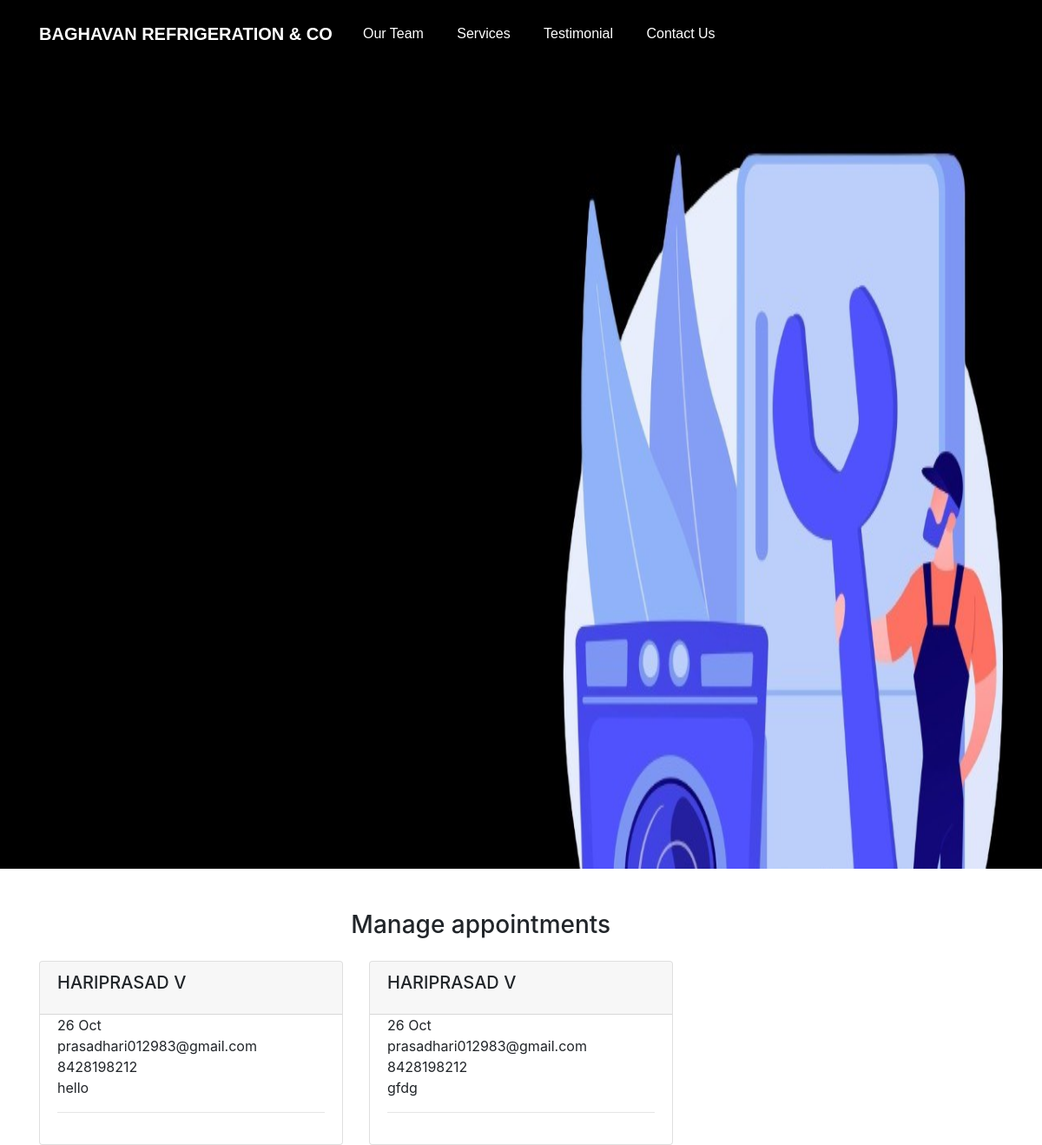
The page /manage-appointments/ on the database its author committed.
### technician/models.py (models this page shows, shortened)
class Appointment(models.Model):
    first_name = models.CharField(max_length=50)
    last_name = models.CharField(max_length=50)
    email = models.CharField(max_length=50)
    phone = models.CharField(max_length=50)
    request = models.TextField(blank=True)
    sent_date = models.DateField(auto_now_add=True)
    accepted = models.BooleanField(default=False)
    accepted_date = models.DateField(auto_now_add=False, null=True, blank=True)
    class Meta:
        ordering = ["-sent_date"]

### technician/views.py (the view, shortened to what this page needs)
# urls.py: path("manage-appointments/", ManageAppointmentTemplateView.as_view(), name="manage"),
class ManageAppointmentTemplateView(ListView):
    template_name = "manage-appointments.html"
    model = Appointment
    context_object_name = "appointments"
    login_required = True
    paginate_by = 3
    def get_context_data(self,*args, **kwargs):
        context = super().get_context_data(*args, **kwargs)
        appointments = Appointment.objects.all()
        context.update({
            "title":"Manage Appointments"
        })
        return context

### technician/context_processors.py (called while the page is built)
def get_notification(request):
    count = Appointment.objects.filter(accepted=False).count()
    data = {
        "count":count
    }
    return data

### templates/manage-appointments.html (shortened to what this page needs)
{% extends 'base.html' %}
{% block content %}
    <div class="container mt-5">
        <div class="col-11 text-center mt-4 mb-4">
            <h3>
                Manage appointments
            </h3>
        </div>
        <div class="row">
        {% for app in appointments %}
            <div class="col-lg-4">
                <div class="card card-margin">
                    <div class="card-header no-border">
                        <h5 class="card-title">{{app.first_name}} {{app.last_name}}</h5>
                    </div>
                    <div class="card-body pt-0">
                        <div class="widget-49">
                            <div class="widget-49-title-wrapper">
                                <div class="widget-49-date-primary">
                                    <span class="widget-49-date-day">{{app.sent_date|date:"d"}}</span>
                                    <span class="widget-49-date-month">{{app.sent_date|date:"M"}}</span>
                                </div>
                                <div class="widget-49-meeting-info">
                                    <span class="widget-49-pro-title">{{app.email}}</span><br>
                                    <span class="widget-49-meeting-time">{{app.phone}}</span><br>
                                </div>
                            </div>
                            <div class="widget-49-meeting-points">
                                <span>{{app.request}}</span>
                            </div>
                            <hr class="w-100">
                        </div>
                    </div>
                </div>
            </div>
        {% endfor %}
        </div>
{% endblock content %}

### templates/base.html (shortened to what this page needs)
{% load static %}
<!DOCTYPE html>
<html lang="en">
<head>
  <link href="{% static 'css/bootstrap.min.css' %}" rel="stylesheet">
  <link rel="stylesheet" href="https://cdnjs.cloudflare.com/ajax/libs/font-awesome/5.15.3/css/all.min.css" />
  <link rel="stylesheet" href="{% static 'css/styles.css' %}" />
</head>
<body>
  <div class="header" style="
  background: rgb(177, 177, 177) url('../static/img/header.jpeg') no-repeat fixed center;background-size: 100% 100%; height: 100vh;">
    <nav class="navbar navbar-dark navbar-expand-md navigation-clean-search">
        <div class="container"><a class="navbar-brand" href="{% url 'home' %}">BAGHAVAN REFRIGERATION & CO</a>
            <div class="collapse navbar-collapse"
                id="navcol-1">
                <ul class="nav navbar-nav">
                    <li class="nav-item" role="presentation">
                        <a class="nav-link active" href="#team">Our Team</a>
                    </li>
                    <li class="nav-item" role="presentation">
                        <a class="nav-link active" href="#services">Services</a>
                    </li>
                    <li class="nav-item" role="presentation">
                        <a class="nav-link active" href="#reviews">Testimonial</a>
                    </li>
                    <li class="nav-item" role="presentation">
                        <a class="nav-link active" href="#contact">Contact Us</a>
                    </li>
                </ul>
            </div>
        </div>
    </nav>
</div>
    {% block content %}{% endblock content %}
</body>
</html>

### static/css/styles.css (style rules this page uses)
.header { background: rgb(177, 177, 177) url("img/header.png") no-repeat fixed center; min-height: 1000px; font-family:'Source Sans Pro', sans-serif; }
@media (min-width:768px) { .header { padding-bottom:120px; } }
.header .navbar { background:transparent; padding-top:.75rem; padding-bottom:.75rem; color:#fff; border-radius:0; box-shadow:none; border:none; }
@media (min-width:768px) { .header .navbar { padding-top:1rem; padding-bottom:1rem; } }
.header .navbar .navbar-brand { font-weight:bold; color:inherit; }
.header .navbar .navbar-collapse { border-top:1px solid rgba(255,255,255,0.3); margin-top:.5rem; }
@media (min-width:768px) { .header .navbar .navbar-collapse { border-color:transparent; margin:0; } }
.header .navbar .navbar-nav a.active, .header .navbar .navbar-nav > .show .dropdown-item { background:none; box-shadow:none; }
@media (min-width: 768px) { .header .navbar-nav .nav-link { padding-left:.7rem; padding-right:.7rem; } }
@media (min-width: 992px) { .header .navbar-nav .nav-link { padding-left:1.2rem; padding-right:1.2rem; } }
@media (min-width: 768px) { .navbar-nav>li>a { padding-top: 10px; padding-bottom: 10px; } }

### rows shown on the page
Appointment: first_name "HARIPRASAD", last_name "V", sent_date "26", sent_date "Oct", email "prasadhari012983@gmail.com", phone "8428198212", request "hello"
Appointment: first_name "HARIPRASAD", last_name "V", sent_date "26", sent_date "Oct", email "prasadhari012983@gmail.com", phone "8428198212", request "gfdg"
